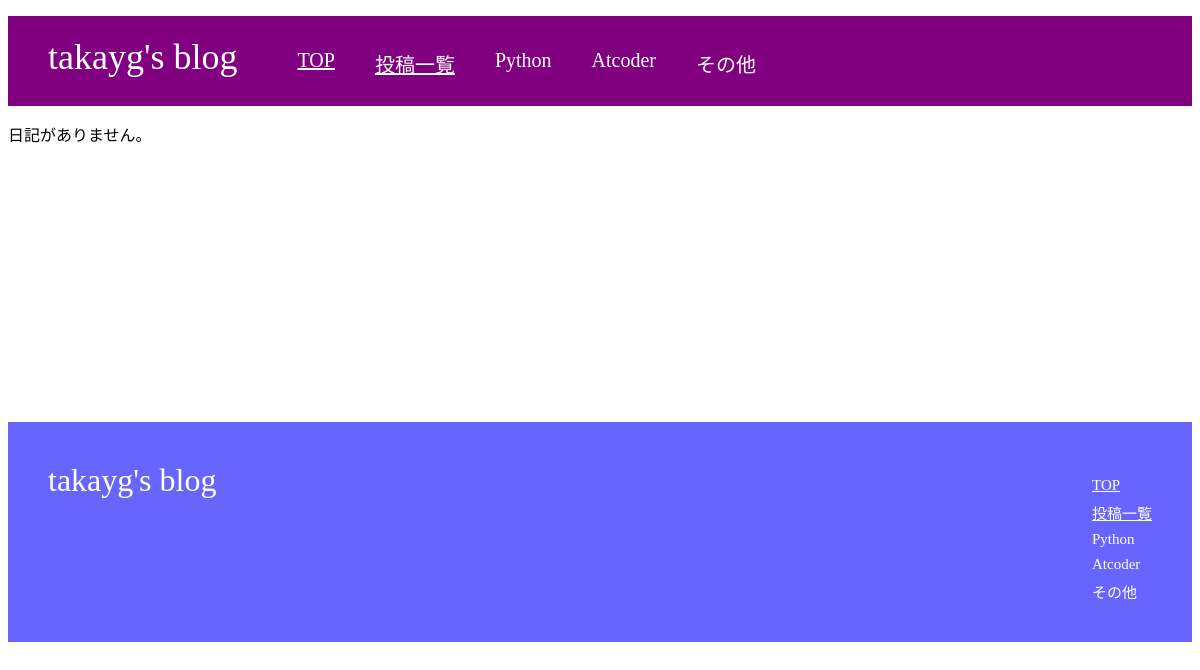
/blog_list/, run on an earlier commit of the app's database.
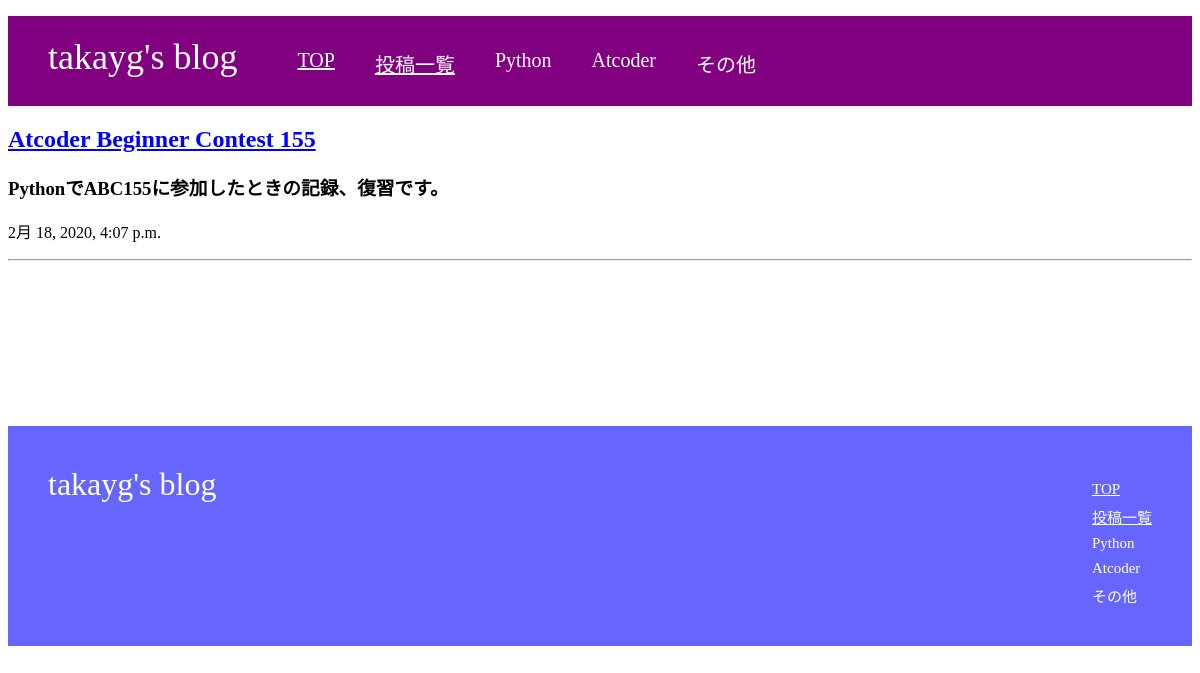
And on a later commit of the database.
### blog/models.py (models this page shows, shortened)
class Post(models.Model):
    title = models.CharField(max_length=200)
    explanation = models.CharField(max_length=200, null=True)
    text = MarkdownxField('Contents', help_text='To Write with Markdown format')
    created_date = models.DateTimeField(default=timezone.now)
    published_date = models.DateTimeField(blank=True, null=True)

### blog/views.py (the view)
# urls.py: path('blog_list/', views.BlogListView.as_view(), name="blog_list"),
class BlogListView(generic.ListView):
    model = Post
    template_name = 'blog_list.html'
    context_object_name = 'blog_list'
    paginate_by = 5
    def get_queryset(self):
        blogs = Post.objects.filter(published_date__lte=timezone.now()).order_by('published_date')
        return blogs

### blog/templates/blog_list.html (shortened to what this page needs)
{% load static %}
<!DOCTYPE html>
<html>
    <head>
    <link rel="stylesheet" href="{% static 'css/stylesheet.css' %}" type="text/css">
    </head>
    <body>
        <div class="header">
            <div class="header-logo">takayg's blog</div>
            <div class="header-list">
                <ul>
                    <li><a href="{% url 'blog:index' %}" class="white-link">TOP</a></li>
                    <li><a href="{% url 'blog:blog_list' %}" class="white-link">投稿一覧</a></li>
                    <li>Python</li>
                    <li>Atcoder</li>
                    <li>その他</li>
                </ul>
            </div>
        </div>
        <div class="container">
            <div class="row">
                <div class="my-div-style w-100">
                    <div class="col-lg-8 col-md-10 mx-auto">
                        {% for blog in blog_list %}
                            <div class="post-preview">
                                <a href="{% url 'blog:blog_detail' blog.pk %}">
                                <h2 class="blog-title">
                                    {{ blog.title }}
                                </h2>
                                </a>
                                <h3 class="blog-subtitle">
                                    {{ blog.explanation }}
                                </h3>
                                <p class="blog-meta">{{ blog.created_date }}</p>
                            </div>
                            <hr>
                        {% empty %}
                            <p>日記がありません。</p>
                        {% endfor %}
                    </div>
                </div>
            </div>
        </div>
        <div class="footer">
            <div class="footer-logo">takayg's blog</div>
            <div class="footer-list">
              <ul>
                <li><a href="{% url 'blog:index' %}" class="white-link">TOP</a></li>
                <li><a href="{% url 'blog:blog_list' %}" class="white-link">投稿一覧</a></li>
                <li>Python</li>
                <li>Atcoder</li>
                <li>その他</li>
              </ul>
            </div>
        </div>
    </body>
</html>

### static/css/stylesheet.css (style rules this page uses)
.header { background-color: #800080; color: #fff; height: 90px; }
.header-logo { float: left; font-size: 36px; padding: 20px 40px; font-family: 'Lobster', cursive; }
.header-list li { float: left; padding: 33px 20px; font-size: 20px; list-style: none; }
.white-link { color: #fff; }
.footer { color: #fff; background-color: #6666FF; height: 140px; padding: 40px; }
.footer-logo { font-size: 32px; float: left; font-family: 'Lobster', cursive; }
.footer-list { float: right; font-size: 15px; }
.footer-list li { padding-bottom: 8px; list-style: none; }
.container { min-height: 300px; }
.container a { color: blue; }

What changed in the data, as far as the page shows it:
added Post: title "Atcoder Beginner Contest 155", explanation "PythonでABC155に参加したときの記録、復習です。", created_date "2月 18, 2020, 4:07 p.m."
Also different on the page:
text no longer shown: "日記がありません。"
